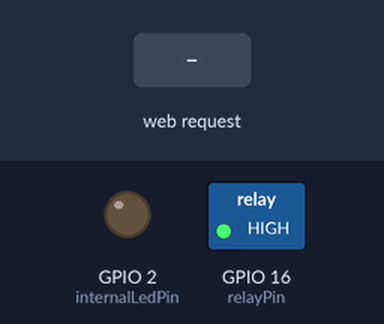
Simulated run of this sketch. Board: ESP8266 (NodeMCU). Parts: switched loads named in the sketch (green lamp = pin HIGH), output pins drawn as LEDs (lit = HIGH). The inputs (shaded band) are chosen by the test bench. WiFi joins after 1.5 s; servers stay silent unless stated; what the sketch prints to the serial monitor is not drawn.

Above: at 2.7 s.
2.8 s: HTTP request GET / received
At 4.1 s:
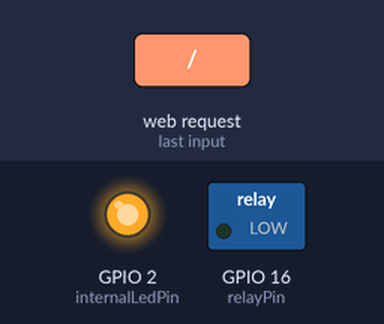
Timing chart, 0 to 6.3 s (numbered marks = the images above; inputs shaded):
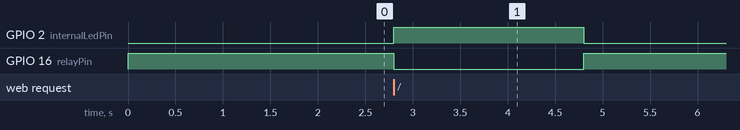

The sketch:

slack_wine_firmware.ino
```cpp
#include <ESP8266WiFi.h>
#include <WiFiClient.h>
#include <ESP8266WebServer.h>
#include <ESP8266mDNS.h>


#ifndef STASSID
#define STASSID ""
#define STAPSK  ""
#endif


const char* ssid = STASSID;
const char* password = STAPSK;
const int internalLedPin = LED_BUILTIN;
const int relayPin = 16;
ESP8266WebServer server(80);


void handleRoot() {
    digitalWrite(internalLedPin, 1);
    runRelay();
    server.send(200, "text/plain", "ok");
    digitalWrite(internalLedPin, 0);
}


void runRelay() {
    Serial.println("Running Relay");
    digitalWrite(relayPin, LOW);
    delay(2000);
    digitalWrite(relayPin, HIGH);
}


void setupWifi(void) {
    Serial.begin(115200);
    WiFi.mode(WIFI_STA);
    WiFi.begin(ssid, password);
    Serial.println("");
    digitalWrite(relayPin, HIGH);

    // Wait for connection
    while (WiFi.status() != WL_CONNECTED) {
        delay(500);
        Serial.print(".");
    }
    Serial.println("");
    Serial.print("Connected to ");
    Serial.println(ssid);
    Serial.print("IP address: ");
    Serial.println(WiFi.localIP());

    if (MDNS.begin("esp8266")) {
        Serial.println("MDNS responder started");
    }

    server.on("/", handleRoot);
    server.begin();
    Serial.println("HTTP server started");
}


void setupMicrocontroller() {
    pinMode(internalLedPin, OUTPUT);
    pinMode(relayPin, OUTPUT);
    digitalWrite(internalLedPin, 0);
}


void setup(void) {
    setupMicrocontroller();
    setupWifi();
}


void loop(void) {
    server.handleClient();
    MDNS.update();
}
```

Measured:
- after the input at 2.8 s, GPIO 2 (internalLedPin): LOW → HIGH at once, → LOW 2.0 s later; GPIO 16 (relayPin): HIGH → LOW at once, → HIGH 2.0 s later
